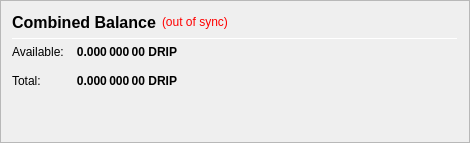
                   <widget class="QFrame" name="frame_CombinedBalances">
                    <property name="minimumSize">
                     <size>
                      <width>470</width>
                      <height>0</height>
                     </size>
                    </property>
                    <property name="frameShape">
                     <enum>QFrame::StyledPanel</enum>
                    </property>
                    <property name="frameShadow">
                     <enum>QFrame::Raised</enum>
                    </property>
                    <layout class="QVBoxLayout" name="verticalLayout_5">
                     <item>
                      <layout class="QHBoxLayout" name="horizontalLayout_5" stretch="0,0,0">
                       <item>
                        <widget class="QLabel" name="label_5z">
                         <property name="minimumSize">
                          <size>
                           <width>0</width>
                           <height>20</height>
                          </size>
                         </property>
                         <property name="font">
                          <font>
                           <pointsize>12</pointsize>
                           <weight>75</weight>
                           <bold>true</bold>
                          </font>
                         </property>
                         <property name="toolTip">
                          <string>Combined Balance (including unconfirmed and immature coins)</string>
                         </property>
                         <property name="text">
                          <string>Combined Balance</string>
                         </property>
                        </widget>
                       </item>
                       <item>
                        <widget class="QLabel" name="labelWalletStatus">
                         <property name="cursor">
                          <cursorShape>WhatsThisCursor</cursorShape>
                         </property>
                         <property name="toolTip">
                          <string>The displayed information may be out of date. Your wallet automatically synchronizes with the DRIP network after a connection is established, but this process has not completed yet.</string>
                         </property>
                         <property name="styleSheet">
                          <string notr="true">QLabel { color: red; }</string>
                         </property>
                         <property name="text">
                          <string notr="true">(out of sync)</string>
                         </property>
                         <property name="alignment">
                          <set>Qt::AlignLeading|Qt::AlignLeft|Qt::AlignVCenter</set>
                         </property>
                        </widget>
                       </item>
                       <item>
                        <spacer name="horizontalSpacer_1">
                         <property name="orientation">
                          <enum>Qt::Horizontal</enum>
                         </property>
                         <property name="sizeHint" stdset="0">
                          <size>
                           <width>40</width>
                           <height>20</height>
                          </size>
                         </property>
                        </spacer>
                       </item>
                      </layout>
                     </item>
                     <item>
                      <widget class="Line" name="line_CombinedBalance">
                       <property name="minimumSize">
                        <size>
                         <width>0</width>
                         <height>1</height>
                        </size>
                       </property>
                       <property name="maximumSize">
                        <size>
                         <width>16777215</width>
                         <height>1</height>
                        </size>
                       </property>
                       <property name="orientation">
                        <enum>Qt::Horizontal</enum>
                       </property>
                      </widget>
                     </item>
                     <item>
                      <layout class="QGridLayout" name="gridLayout_3">
                       <property name="spacing">
                        <number>12</number>
                       </property>
                       <item row="1" column="0">
                        <widget class="QLabel" name="labelBalanceTextz">
                         <property name="text">
                          <string>Available:</string>
                         </property>
                        </widget>
                       </item>
                       <item row="1" column="1">
                        <widget class="QLabel" name="labelBalancez">
                         <property name="font">
                          <font>
                           <weight>75</weight>
                           <bold>true</bold>
                          </font>
                         </property>
                         <property name="cursor">
                          <cursorShape>IBeamCursor</cursorShape>
                         </property>
                         <property name="toolTip">
                          <string>Your current spendable balance</string>
                         </property>
                         <property name="text">
                          <string notr="true">0.000 000 00 DRIP</string>
                         </property>
                         <property name="alignment">
                          <set>Qt::AlignRight|Qt::AlignTrailing|Qt::AlignVCenter</set>
                         </property>
                         <property name="textInteractionFlags">
                          <set>Qt::LinksAccessibleByMouse|Qt::TextSelectableByKeyboard|Qt::TextSelectableByMouse</set>
                         </property>
                        </widget>
                       </item>
                       <item row="2" column="0">
                        <widget class="QLabel" name="labelTotalTextz">
                         <property name="text">
                          <string>Total:</string>
                         </property>
                        </widget>
                       </item>
                       <item row="2" column="1">
                        <widget class="QLabel" name="labelTotalz">
                         <property name="font">
                          <font>
                           <weight>75</weight>
                           <bold>true</bold>
                          </font>
                         </property>
                         <property name="cursor">
                          <cursorShape>IBeamCursor</cursorShape>
                         </property>
                         <property name="toolTip">
                          <string>Total Balance, including all unavailable coins.</string>
                         </property>
                         <property name="text">
                          <string notr="true">0.000 000 00 DRIP</string>
                         </property>
                         <property name="alignment">
                          <set>Qt::AlignRight|Qt::AlignTrailing|Qt::AlignVCenter</set>
                         </property>
                         <property name="textInteractionFlags">
                          <set>Qt::LinksAccessibleByMouse|Qt::TextSelectableByKeyboard|Qt::TextSelectableByMouse</set>
                         </property>
                        </widget>
                       </item>
                       <item row="2" column="3">
                        <spacer name="horizontalSpacer_2">
                         <property name="orientation">
                          <enum>Qt::Horizontal</enum>
                         </property>
                         <property name="sizeHint" stdset="0">
                          <size>
                           <width>40</width>
                           <height>20</height>
                          </size>
                         </property>
                        </spacer>
                       </item>
                      </layout>
                     </item>
                     <item>
                      <spacer name="verticalSpacer_1">
                       <property name="orientation">
                        <enum>Qt::Vertical</enum>
                       </property>
                       <property name="sizeHint" stdset="0">
                        <size>
                         <width>20</width>
                         <height>40</height>
                        </size>
                       </property>
                      </spacer>
                     </item>
                    </layout>
                   </widget>
